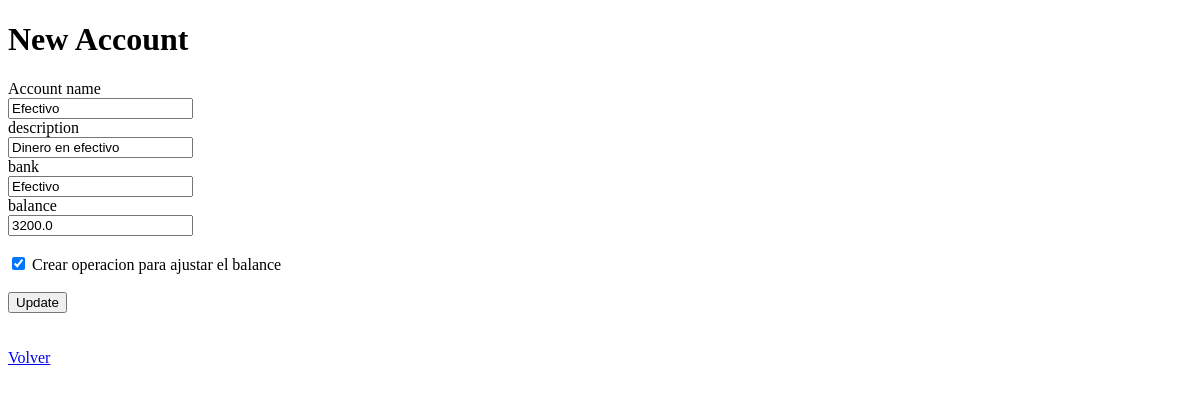
Before: /accounts/1/update/ (signed in) with the older database file.
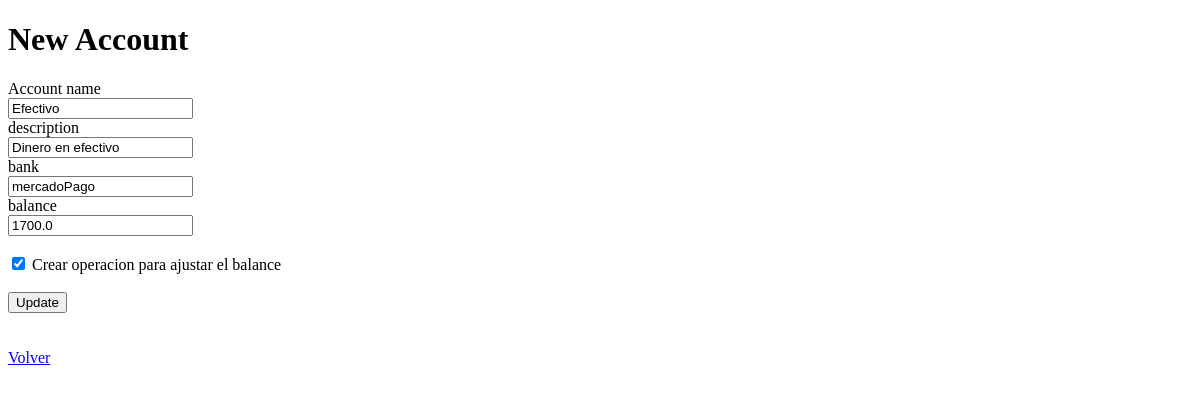
After: the same page with the newer database file.
### accounts/models.py (models this page shows)
class Account(models.Model):
    id = HashidAutoField(primary_key=True)
    name = models.CharField(max_length=70)
    description = models.CharField(max_length=200)
    bank = models.CharField(max_length= 70)
    balance = models.FloatField(default=0)
    created_at = models.DateField(auto_now_add=True)
    user = models.ForeignKey(User, on_delete=models.CASCADE)

### accounts/views.py (the view)
# urls.py: path('<str:account_id>/update/', views.update_account, name='update_account'),
@login_required
def update_account(request, account_id):
    account = Account.objects.get(pk=account_id)
    request = reset_messages(request)
    return render(request,'accounts/update_account.html',{'account':account})

### accounts/views.py (called while the page is built, shortened)
def reset_messages(request):
    try :
        aux = request.session['message_shown']
    except KeyError:
        request.session['message_shown'] = False
        request.session['error_message'] = ''
        request.session['success_message'] = ''

### accounts/templates/accounts/update_account.html (shortened to what this page needs)
<!DOCTYPE html>
<html lang="en">
<head>
</head>
<body>
    <h1>New Account</h1>
    <form action="{% url 'accounts:account_updated'  account.id %}" method="post">
        <label for="name">Account name</label><br>
        <input type="text" name="name" value="{{account.name}}" required><br>
        <label for="description">description</label><br>
        <input type="text" name="description" value="{{account.description}}" required><br>
        <label for="bank">bank</label><br>
        <input type="text" name="bank" value="{{account.bank}}" required><br>
        <label for="balance">balance</label><br>
        <input type="number" step="0.01" name="balance" value="{{account.balance}}" required><br><br>
        <input type="checkbox" name="balance_checkbox" value="True" checked>
        <label for="balance_checkbox">Crear operacion para ajustar el balance</label><br><br>
        <input type="submit" value="Update">
    </form>
    {{ request.session.error_message }} <br>
    {{ request.session.success_message }} <br>
    <a href="{% url 'accounts:index' %}">Volver</a>
</body>
</html>

Changed rows visible on the page:
changed Account "Efectivo": bank "Efectivo" → "mercadoPago"; balance "3200.0" → "1700.0"
